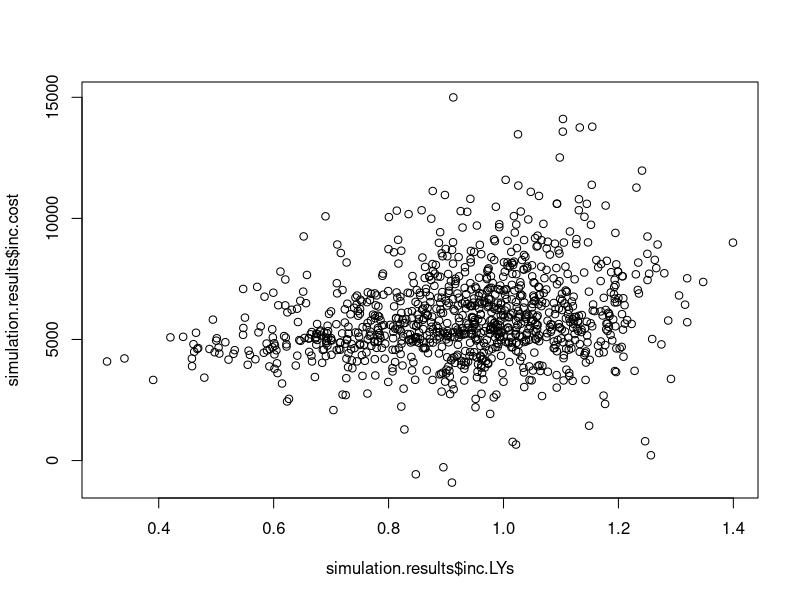

Source code (R):
#  DM4HEE 
#  Exercise 4.7 - Making the HIV/AIDS model probabilistic
#  Author: Andrew Briggs
#  Date created: 22 February 2021
#  Date last edit: 22 February 2021

library(plyr)
library(ggplot2)

model.HIV<-function() {
#  Start by defining parameters

#  Transition probabilities

gd.A2A<-rgamma(1,shape=1251,scale=1)
gd.A2B<-rgamma(1,shape=350,scale=1)
gd.A2C<-rgamma(1,shape=116,scale=1)
gd.A2D<-rgamma(1,shape=17,scale=1)

tpA2A<-gd.A2A/(gd.A2A+gd.A2B+gd.A2C+gd.A2D)
tpA2B<-gd.A2B/(gd.A2A+gd.A2B+gd.A2C+gd.A2D)
tpA2C<-gd.A2C/(gd.A2A+gd.A2B+gd.A2C+gd.A2D)
tpA2D<-gd.A2D/(gd.A2A+gd.A2B+gd.A2C+gd.A2D)

gd.B2B<-rgamma(1,shape=731,scale=1)
gd.B2C<-rgamma(1,shape=512,scale=1)
gd.B2D<-rgamma(1,shape=15,scale=1)
tpB2B<-gd.B2B/(gd.B2B+gd.B2C+gd.B2D)
tpB2C<-gd.B2C/(gd.B2B+gd.B2C+gd.B2D)
tpB2D<-gd.B2D/(gd.B2B+gd.B2C+gd.B2D)

gd.C2C<-rgamma(1,shape=1312,scale=1)
gd.C2D<-rgamma(1,shape=437,scale=1)
tpC2C<-gd.C2C/(gd.C2C+gd.C2D)
tpC2D<-gd.C2D/(gd.C2C+gd.C2D)


#  Costs

mn.dmca<-1701
se.dmca<-1701
a.dmca<-(mn.dmca/se.dmca)^2
b.dmca<-(se.dmca^2)/mn.dmca
dmca<-rgamma(1,shape=a.dmca,scale=b.dmca)

mn.dmcb<-1774
se.dmcb<-1774
a.dmcb<-(mn.dmcb/se.dmcb)^2
b.dmcb<-(se.dmcb^2)/mn.dmcb
dmcb<-rgamma(1,shape=a.dmcb,scale=b.dmcb)

mn.dmcc<-6948
se.dmcc<-6948
a.dmcc<-(mn.dmcc/se.dmcc)^2
b.dmcc<-(se.dmcc^2)/mn.dmcc
dmcc<-rgamma(1,shape=a.dmcc,scale=b.dmcc)

dmc<-c(dmca, dmcb, dmcc,0)

mn.ccca<-1055
se.ccca<-1055
a.ccca<-(mn.ccca/se.ccca)^2
b.ccca<-(se.ccca^2)/mn.ccca
ccca<-rgamma(1,shape=a.ccca,scale=b.ccca)

mn.cccb<-1278
se.cccb<-1278
a.cccb<-(mn.cccb/se.cccb)^2
b.cccb<-(se.cccb^2)/mn.cccb
cccb<-rgamma(1,shape=a.cccb,scale=b.cccb)

mn.cccc<-2059
se.cccc<-2059
a.cccc<-(mn.cccc/se.cccc)^2
b.cccc<-(se.cccc^2)/mn.cccc
cccc<-rgamma(1,shape=a.cccc,scale=b.cccc)


ccc<-c(ccca,cccb,cccc,0)

dmc
ccc

#  Drug costs

cAZT<-2278
cLam<-2086.5
azt<-c(cAZT,cAZT,cAZT,0)
Lam<-c(cLam,cLam,cLam,0)

#  Other parameters

mn.RR<-0.509
lnRR<-log(mn.RR)
se.lnRR<-(log(0.710)-log(0.365))/(2*1.96)
RR<-exp(rnorm(1,lnRR,se.lnRR))
RR
cDR<-0.06
oDR<-0

#  Seed the starting states of the model
seed<-c(1,0,0,0)

#  Set the total number of cycles to run
cycles<-20

#  Now create a transition matrix for the AZT arm

state.names<-c("A.AsympHIV","B.SympHIV","C.AIDS","D.Death")
n.states<-length(state.names)
A.AsympHIV.AZT<-c(tpA2A,tpA2B,tpA2C,tpA2D)
B.SympHIV.AZT<-c(0,tpB2B,tpB2C,tpB2D)
C.AIDS.AZT<-c(0,0,tpC2C,tpC2D)
D.Death<-c(0,0,0,1)
tm.AZT<-matrix(data=rbind(A.AsympHIV.AZT,B.SympHIV.AZT,C.AIDS.AZT,D.Death),nrow=n.states,ncol=n.states)
rownames(tm.AZT)<-state.names
colnames(tm.AZT)<-state.names
tm.AZT

#  Create a trace for the AZT arm

trace.AZT<-matrix(data=NA,nrow=cycles,ncol=n.states)
colnames(trace.AZT)<-state.names
trace.AZT[1,]<-seed%*%tm.AZT

for (i in 1:(cycles-1)) {
  trace.AZT[i+1,]<-trace.AZT[i,]%*%tm.AZT
}
trace.AZT

#  Create a transition matrix for the combination therapy arm

A.AsympHIV.comb<-c(1-(tpA2B+tpA2C+tpA2D)*RR,tpA2B*RR,tpA2C*RR,tpA2D*RR)
B.SympHIV.comb<-c(0,1-(tpB2C+tpB2D)*RR,tpB2C*RR,tpB2D*RR)
C.AIDS.comb<-c(0,0,1-tpC2D*RR,tpC2D*RR)

tm.comb<-matrix(data=rbind(A.AsympHIV.comb,B.SympHIV.comb,C.AIDS.comb,D.Death),nrow=n.states,ncol=n.states)
rownames(tm.comb)<-state.names
colnames(tm.comb)<-state.names
tm.comb

#  Create a trace for the combination arm

trace.comb<-matrix(data=NA,nrow=cycles,ncol=n.states)
colnames(trace.comb)<-state.names
trace.comb[1,]<-seed%*%tm.comb
trace.comb[2,]<-trace.comb[1,]%*%tm.comb

for (i in 2:(cycles-1)) {
  trace.comb[i+1,]<-trace.comb[i,]%*%tm.AZT
}
trace.comb

#  Calculate life years & discounted life years in each treatment arm

LYs<-c(1,1,1,0)

LYs.AZT<-trace.AZT%*%LYs
LYs.AZT
LYs.comb<-trace.comb%*%LYs
LYs.comb
undisc.LYs.AZT<-colSums(LYs.AZT)
undisc.LYs.AZT
undisc.LYs.comb<-colSums(LYs.comb)
undisc.LYs.comb

O.discount.factor<-matrix(data=NA,nrow=1,ncol=cycles)
for (i in 1:cycles) {
  O.discount.factor[1,i]<-1/(1+oDR)^i
}
O.discount.factor

disc.LYs.AZT<-O.discount.factor%*%LYs.AZT
disc.LYs.comb<-O.discount.factor%*%LYs.comb
disc.LYs.AZT
disc.LYs.comb

#  Calculate costs and discounted costs in each treatment arm

cost.AZT<-trace.AZT%*%dmc+trace.AZT%*%ccc+trace.AZT%*%azt
cost.AZT

undisc.cost.AZT<-colSums(cost.AZT)
undisc.cost.AZT

cost.comb<-trace.comb%*%dmc+trace.comb%*%ccc+trace.comb%*%azt
cost.comb[1,1]<-cost.comb[1,1]+(trace.comb[1,1]+trace.comb[1,2]+trace.comb[1,3])*cLam
cost.comb[2,1]<-cost.comb[2,1]+(trace.comb[2,1]+trace.comb[2,2]+trace.comb[2,3])*cLam
cost.comb

C.discount.factor<-matrix(data=NA,nrow=1,ncol=cycles)
for (i in 1:cycles) {
  C.discount.factor[1,i]<-1/(1+cDR)^i
}
C.discount.factor

disc.cost.AZT<-C.discount.factor%*%cost.AZT
disc.cost.comb<-C.discount.factor%*%cost.comb
disc.cost.AZT
disc.cost.comb

#  Cost-effectiveness results

inc.cost<-disc.cost.comb-disc.cost.AZT
inc.LYs<-disc.LYs.comb-disc.LYs.AZT
icer<-inc.cost/inc.LYs
inc.cost
inc.LYs
icer

increments<-c(inc.LYs,inc.cost)
return(increments)

}

replicate(1000,model.HIV())
simulation.results<-rdply(1000,model.HIV(),.id=NULL)
colnames(simulation.results)<-c("inc.LYs","inc.costs")
plot(simulation.results$inc.LYs,simulation.results$inc.cost)


